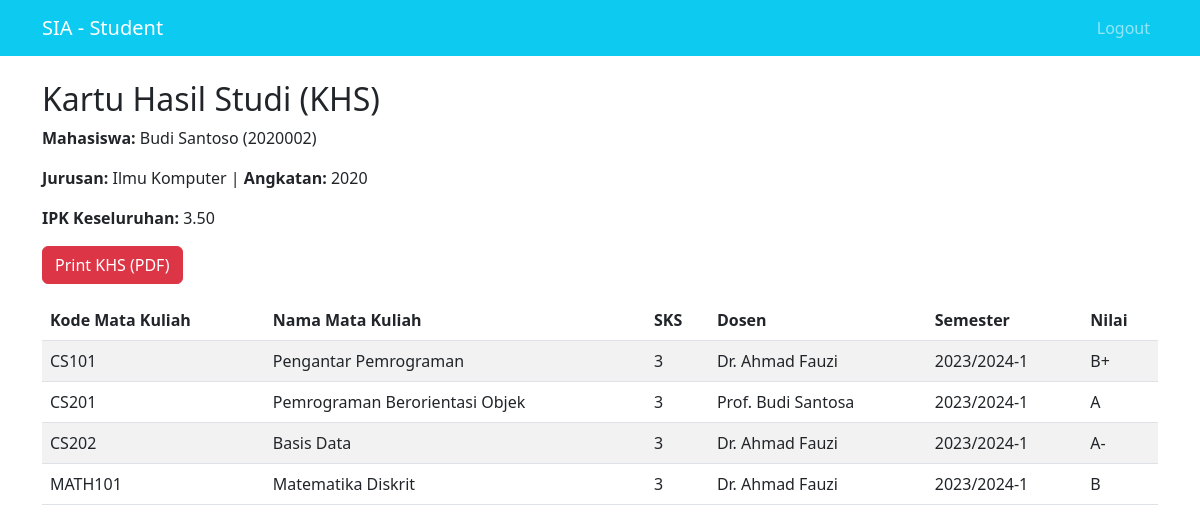
The app's page /student/khs.php (signed in) with its own data.
### tables this page shows
CREATE TABLE mahasiswa (
    id INT AUTO_INCREMENT PRIMARY KEY,
    nim VARCHAR(20) UNIQUE NOT NULL,
    nama VARCHAR(100) NOT NULL,
    jurusan VARCHAR(100) NOT NULL,
    angkatan INT NOT NULL,
    id_pengguna INT UNIQUE,
    FOREIGN KEY (id_pengguna) REFERENCES pengguna(id) ON DELETE CASCADE
);

CREATE TABLE pendaftaran (
    id INT AUTO_INCREMENT PRIMARY KEY,
    id_mahasiswa INT NOT NULL,
    id_mata_kuliah INT NOT NULL,
    semester VARCHAR(20) NOT NULL,
    terdaftar_pada TIMESTAMP DEFAULT CURRENT_TIMESTAMP,
    FOREIGN KEY (id_mahasiswa) REFERENCES mahasiswa(id) ON DELETE CASCADE,
    FOREIGN KEY (id_mata_kuliah) REFERENCES mata_kuliah(id) ON DELETE CASCADE,
    UNIQUE KEY pendaftaran_unik (id_mahasiswa, id_mata_kuliah, semester)
);

CREATE TABLE mata_kuliah (
    id INT AUTO_INCREMENT PRIMARY KEY,
    kode VARCHAR(20) UNIQUE NOT NULL,
    nama VARCHAR(100) NOT NULL,
    sks INT NOT NULL,
    id_dosen INT,
    FOREIGN KEY (id_dosen) REFERENCES dosen(id) ON DELETE SET NULL
);

CREATE TABLE dosen (
    id INT AUTO_INCREMENT PRIMARY KEY,
    nidn VARCHAR(20) UNIQUE NOT NULL,
    nama VARCHAR(100) NOT NULL,
    keahlian VARCHAR(255),
    id_pengguna INT UNIQUE,
    FOREIGN KEY (id_pengguna) REFERENCES pengguna(id) ON DELETE CASCADE
);

CREATE TABLE nilai (
    id INT AUTO_INCREMENT PRIMARY KEY,
    id_pendaftaran INT UNIQUE NOT NULL,
    nilai VARCHAR(5) NOT NULL,
    dinilai_pada TIMESTAMP DEFAULT CURRENT_TIMESTAMP,
    FOREIGN KEY (id_pendaftaran) REFERENCES pendaftaran(id) ON DELETE CASCADE
);

### includes/functions.php (called while the page is built, shortened)
<?php
function getStudentByUserId($conn, $user_id) {
    $stmt = $conn->prepare("SELECT * FROM mahasiswa WHERE id_pengguna = ?");
    $stmt->bind_param("i", $user_id);
    $stmt->execute();
    $result = $stmt->get_result();
    return $result->fetch_assoc();
}
function getEnrollmentsByStudent($conn, $student_id) {
    $stmt = $conn->prepare("SELECT p.*, m.nama as course_name, m.kode, m.sks, n.nilai, d.nama as lecturer_name FROM pendaftaran p LEFT JOIN mata_kuliah m ON p.id_mata_kuliah = m.id LEFT JOIN dosen d ON m.id_dosen = d.id LEFT JOIN nilai n ON p.id = n.id_pendaftaran WHERE p.id_mahasiswa = ?");
    $stmt->bind_param("i", $student_id);
    $stmt->execute();
    $result = $stmt->get_result();
    return $result->fetch_all(MYSQLI_ASSOC);
}
function calculateGPA($enrollments) {
    $total_points = 0;
    $total_sks = 0;
    $grade_points = ['A' => 4, 'A-' => 3.67, 'B+' => 3.33, 'B' => 3, 'B-' => 2.67, 'C+' => 2.33, 'C' => 2, 'D' => 1, 'E' => 0];
    foreach ($enrollments as $enrollment) {
        if (isset($enrollment['nilai']) && isset($grade_points[$enrollment['nilai']])) {
            $total_points += $grade_points[$enrollment['nilai']] * $enrollment['sks'];
            $total_sks += $enrollment['sks'];
        }
    }
    return $total_sks > 0 ? round($total_points / $total_sks, 2) : 0;
}
?>

### student/khs.php (the view, shortened to what this page needs)
<?php
include '../config.php';
include '../includes/functions.php';
$student = getStudentByUserId($conn, $_SESSION['user_id']);
$enrollments = getEnrollmentsByStudent($conn, $student['id']);
$gpa = calculateGPA($enrollments);
?>
<!DOCTYPE html>
<html lang="en">
<head>
    <link href="https://cdn.jsdelivr.net/npm/bootstrap@5.3.0/dist/css/bootstrap.min.css" rel="stylesheet">
</head>
<body>
    <nav class="navbar navbar-expand-lg navbar-dark bg-info">
        <div class="container">
            <a class="navbar-brand" href="dashboard.php">SIA - Student</a>
            <div class="navbar-nav ms-auto">
                <a class="nav-link" href="../logout.php">Logout</a>
            </div>
        </div>
    </nav>
    <div class="container mt-4">
        <h2>Kartu Hasil Studi (KHS)</h2>
        <p><strong>Mahasiswa:</strong> <?php echo $student['nama']; ?> (<?php echo $student['nim']; ?>)</p>
        <p><strong>Jurusan:</strong> <?php echo $student['jurusan']; ?> | <strong>Angkatan:</strong> <?php echo $student['angkatan']; ?></p>
        <p><strong>IPK Keseluruhan:</strong> <?php echo number_format($gpa, 2); ?></p>
        <a href="../pdf/khs_pdf.php" target="_blank" class="btn btn-danger mb-3">
            Print KHS (PDF)
        </a>
        <table class="table table-striped">
            <thead>
                <tr>
                    <th>Kode Mata Kuliah</th>
                    <th>Nama Mata Kuliah</th>
                    <th>SKS</th>
                    <th>Dosen</th>
                    <th>Semester</th>
                    <th>Nilai</th>
                </tr>
            </thead>
            <tbody>
                <?php foreach ($enrollments as $enrollment): ?>
                    <tr>
                        <td><?php echo $enrollment['kode']; ?></td>
                        <td><?php echo $enrollment['course_name']; ?></td>
                        <td><?php echo $enrollment['sks']; ?></td>
                        <td><?php echo $enrollment['lecturer_name'] ?? 'N/A'; ?></td>
                        <td><?php echo $enrollment['semester']; ?></td>
                        <td><?php echo $enrollment['nilai'] ?? 'Belum dinilai'; ?></td>
                    </tr>
                <?php endforeach; ?>
            </tbody>
        </table>
    </div>
</body>
</html>

### records on screen
mahasiswa: nama "Budi Santoso", nim "2020002", jurusan "Ilmu Komputer", angkatan "2020"
pendaftaran: id_mata_kuliah.kode "CS101", id_mata_kuliah.nama "Pengantar Pemrograman", id_mata_kuliah.sks "3", dosen.nama "Dr. Ahmad Fauzi", semester "2023/2024-1", nilai.nilai "B+"
pendaftaran: id_mata_kuliah.kode "CS201", id_mata_kuliah.nama "Pemrograman Berorientasi Objek", id_mata_kuliah.sks "3", dosen.nama "Prof. Budi Santosa", semester "2023/2024-1", nilai.nilai "A"
pendaftaran: id_mata_kuliah.kode "CS202", id_mata_kuliah.nama "Basis Data", id_mata_kuliah.sks "3", dosen.nama "Dr. Ahmad Fauzi", semester "2023/2024-1", nilai.nilai "A-"
pendaftaran: id_mata_kuliah.kode "MATH101", id_mata_kuliah.nama "Matematika Diskrit", id_mata_kuliah.sks "3", dosen.nama "Dr. Ahmad Fauzi", semester "2023/2024-1", nilai.nilai "B"

### other values on screen
$gpa "3.50"
